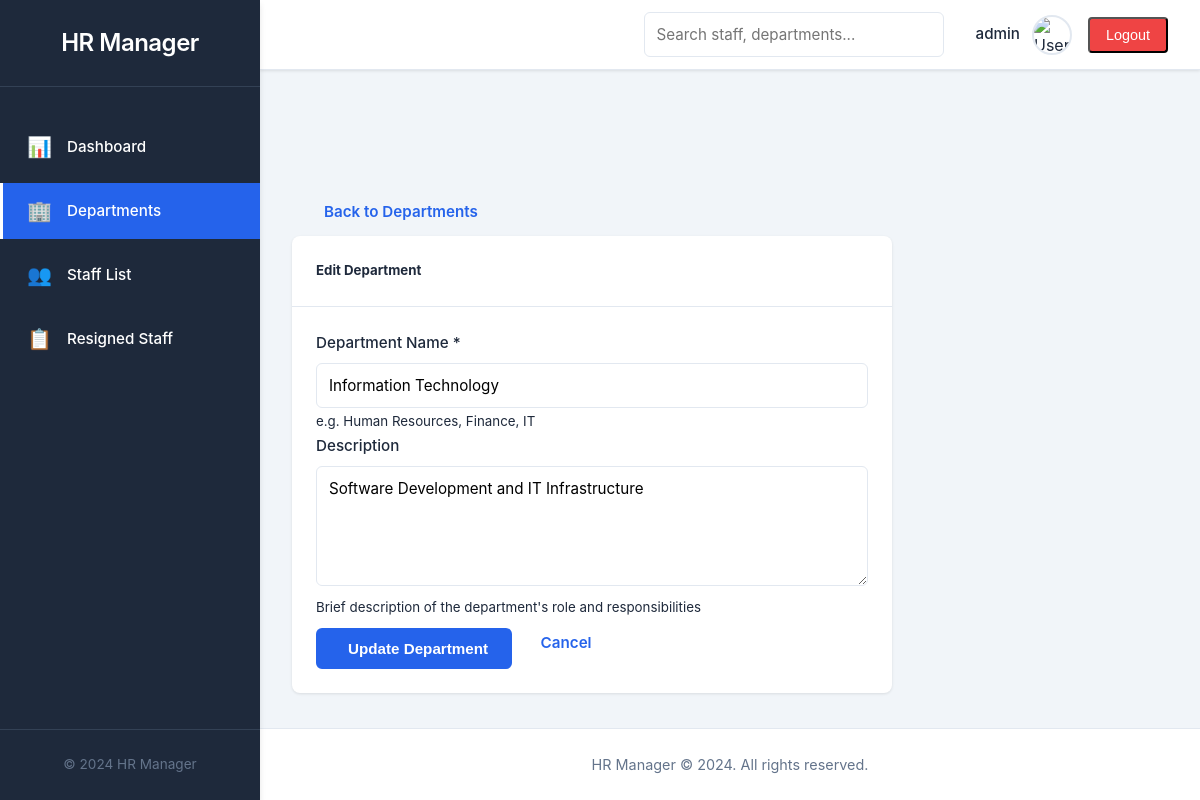
Page /departments/edit/2 (signed in) on the committed database.
### tables this page shows
CREATE TABLE IF NOT EXISTS `departments` (
  `id` int(11) NOT NULL AUTO_INCREMENT PRIMARY KEY,
  `name` varchar(100) NOT NULL UNIQUE,
  `description` text,
  `created_at` timestamp NOT NULL DEFAULT CURRENT_TIMESTAMP,
  `updated_at` timestamp NOT NULL DEFAULT CURRENT_TIMESTAMP ON UPDATE CURRENT_TIMESTAMP,
  INDEX `idx_name` (`name`)
);

### controllers/DepartmentController.php (called while the page is built, shortened)
<?php
class DepartmentController
{
    protected $departmentModel;
    public function __construct()
    {
        $this->departmentModel = new Department();
    }
    public function edit($id)
    {
        $department = $this->departmentModel->getById($id);
        require BASE_PATH . '/views/departments/edit.php';
    }
}

### config/database.php (called while the page is built, shortened)
<?php
class Database {
    private static $instance = null;
    private $pdo;
    private function __construct() {
        $dsn = "mysql:host=" . DB_HOST . ";dbname=" . DB_NAME . ";charset=" . DB_CHARSET;
        $options = [
            PDO::ATTR_ERRMODE            => PDO::ERRMODE_EXCEPTION,
            PDO::ATTR_DEFAULT_FETCH_MODE => PDO::FETCH_ASSOC,
            PDO::ATTR_EMULATE_PREPARES   => false,
        ];
        try {
            $this->pdo = new PDO($dsn, DB_USER, DB_PASS, $options);
        } catch (PDOException $e) {
            error_log('DB Connection failed: ' . $e->getMessage());
            die(json_encode(['error' => 'Database connection failed.']));
        }
    }
    public static function getInstance(): Database {
        if (self::$instance === null) {
            self::$instance = new Database();
        }
        return self::$instance;
    }
    public function getConnection(): PDO {
        return $this->pdo;
    }
}

### models/Department.php (called while the page is built, shortened)
<?php
class Department
{
    protected $db;
    public function __construct()
    {
        $this->db = Database::getInstance()->getConnection();
    }
    public function getById($id)
    {
        $stmt = $this->db->prepare("SELECT * FROM departments WHERE id = ?");
        $stmt->execute([$id]);
        return $stmt->fetch(PDO::FETCH_ASSOC);
    }
}

### helpers/functions.php (called while the page is built, shortened)
<?php
function e(string $str): string {
    return htmlspecialchars($str, ENT_QUOTES, 'UTF-8');
}

### views/departments/edit.php (the view, shortened to what this page needs)
<div class="mb-4">
    <a href="<?php echo APP_URL; ?>/departments" class="btn btn-outline-secondary">
        <i class="fas fa-arrow-left me-2"></i>Back to Departments
    </a>
</div>
<div class="card border-0 shadow-sm" style="max-width: 600px;">
    <div class="card-header bg-light border-bottom">
        <h5 class="mb-0">Edit Department</h5>
    </div>
    <div class="card-body p-4">
        <form method="POST" action="<?php echo APP_URL; ?>/departments/<?php echo e($department['id'] ?? ''); ?>">
            <div class="mb-3">
                <label for="name" class="form-label">Department Name *</label>
                <input type="text" class="form-control" id="name" name="name" required value="<?php echo e($department['name'] ?? ''); ?>">
                <small class="text-muted">e.g. Human Resources, Finance, IT</small>
            </div>
            <div class="mb-4">
                <label for="description" class="form-label">Description</label>
                <textarea class="form-control" id="description" name="description" rows="4"><?php echo e($department['description'] ?? ''); ?></textarea>
                <small class="text-muted">Brief description of the department's role and responsibilities</small>
            </div>
            <div class="d-flex gap-2">
                <button type="submit" class="btn btn-primary">
                    <i class="fas fa-save me-2"></i>Update Department
                </button>
                <a href="<?php echo APP_URL; ?>/departments" class="btn btn-outline-secondary">Cancel</a>
            </div>
        </form>
    </div>
</div>
<?php
include __DIR__ . '/../layouts/main.php';
?>

### assets/css/style.css (style rules this page uses)
:root { --primary-blue: #2563EB; --primary-dark: #1e40af; --sidebar-dark: #1e293b; --sidebar-hover: #334155; --white: #ffffff; --light-gray: #f1f5f9; --border-gray: #e2e8f0; --text-dark: #1e293b; --text-gray: #64748b; --success-green: #10b981; --danger-red: #ef4444; --warning-orange: #f59e0b; --info-blue: #3b82f6; --resigned-red: #dc2626; --ended-gray: #6b7280; --shadow: 0 1px 3px rgba(0, 0, 0, 0.1); --shadow-md: 0 4px 6px rgba(0, 0, 0, 0.1); --shadow-lg: 0 10px 15px rgba(0, 0, 0, 0.1); }
* { margin: 0; padding: 0; box-sizing: border-box; }
html { font-size: 16px; scroll-behavior: smooth; }
body { font-family: -apple-system, BlinkMacSystemFont, 'Segoe UI', Roboto, 'Helvetica Neue', Arial, sans-serif; background-color: var(--light-gray); color: var(--text-dark); line-height: 1.6; overflow-x: hidden; }
a { color: var(--primary-blue); text-decoration: none; transition: color 0.3s ease; }
.card { background-color: var(--white); border-radius: 8px; box-shadow: var(--shadow); overflow: hidden; transition: box-shadow 0.3s ease; }
.card-header { padding: 1.5rem; border-bottom: 1px solid var(--border-gray); display: flex; align-items: center; justify-content: space-between; }
.card-body { padding: 1.5rem; }
label { display: block; margin-bottom: 0.5rem; font-weight: 500; color: var(--text-dark); font-size: 0.95rem; }
input[type="text"], input[type="email"], input[type="password"], input[type="number"], input[type="date"], input[type="file"], select, textarea { width: 100%; padding: 0.75rem; border: 1px solid var(--border-gray); border-radius: 6px; font-family: inherit; font-size: 0.95rem; transition: all 0.3s ease; }
textarea { resize: vertical; min-height: 120px; }
.btn { padding: 0.75rem 1.5rem; border: none; border-radius: 6px; font-size: 0.95rem; font-weight: 600; cursor: pointer; transition: all 0.3s ease; display: inline-flex; align-items: center; gap: 0.5rem; text-decoration: none; }
.btn-primary { background-color: var(--primary-blue); color: var(--white); }

### rows in the picture
departments: name "Information Technology", description "Software Development and IT Infrastructure"

### other values in the picture
current_user()['username'] "admin"
